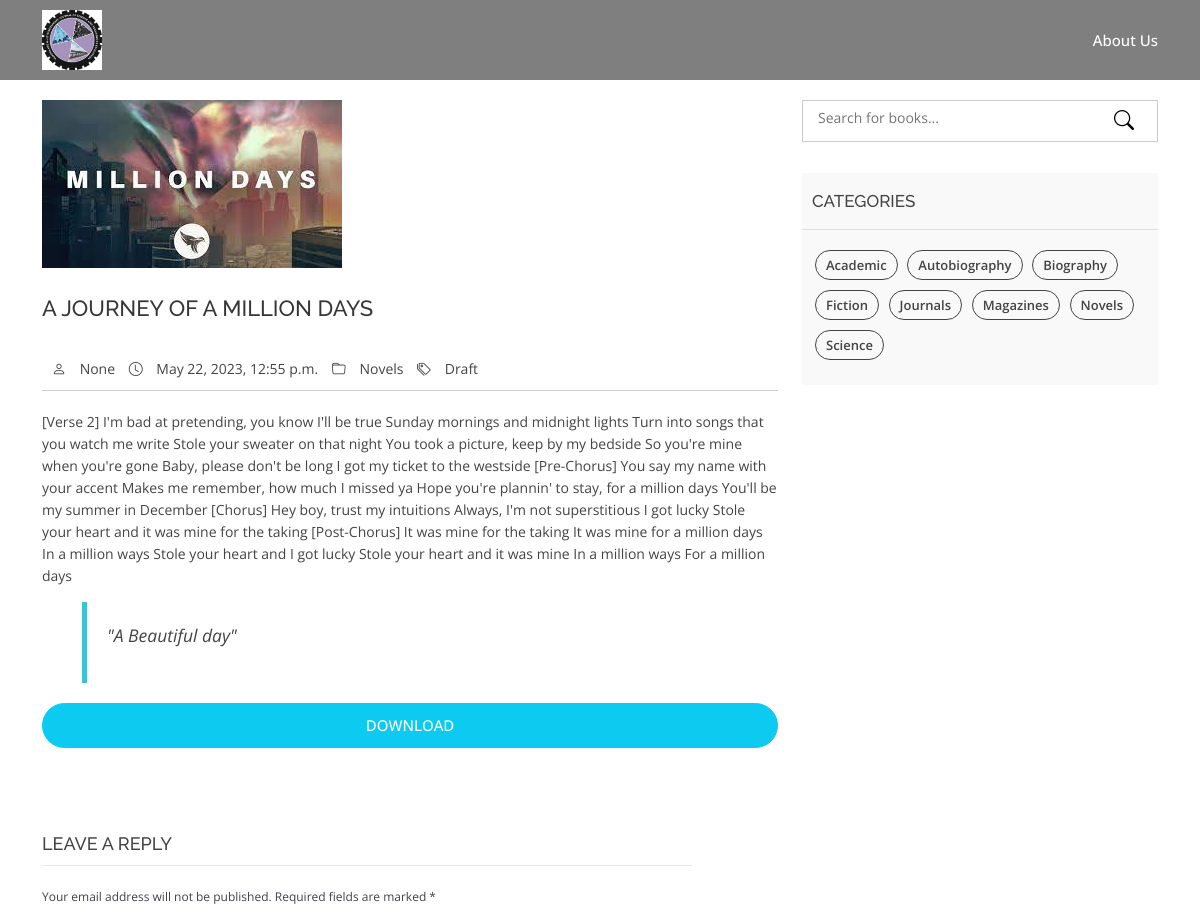
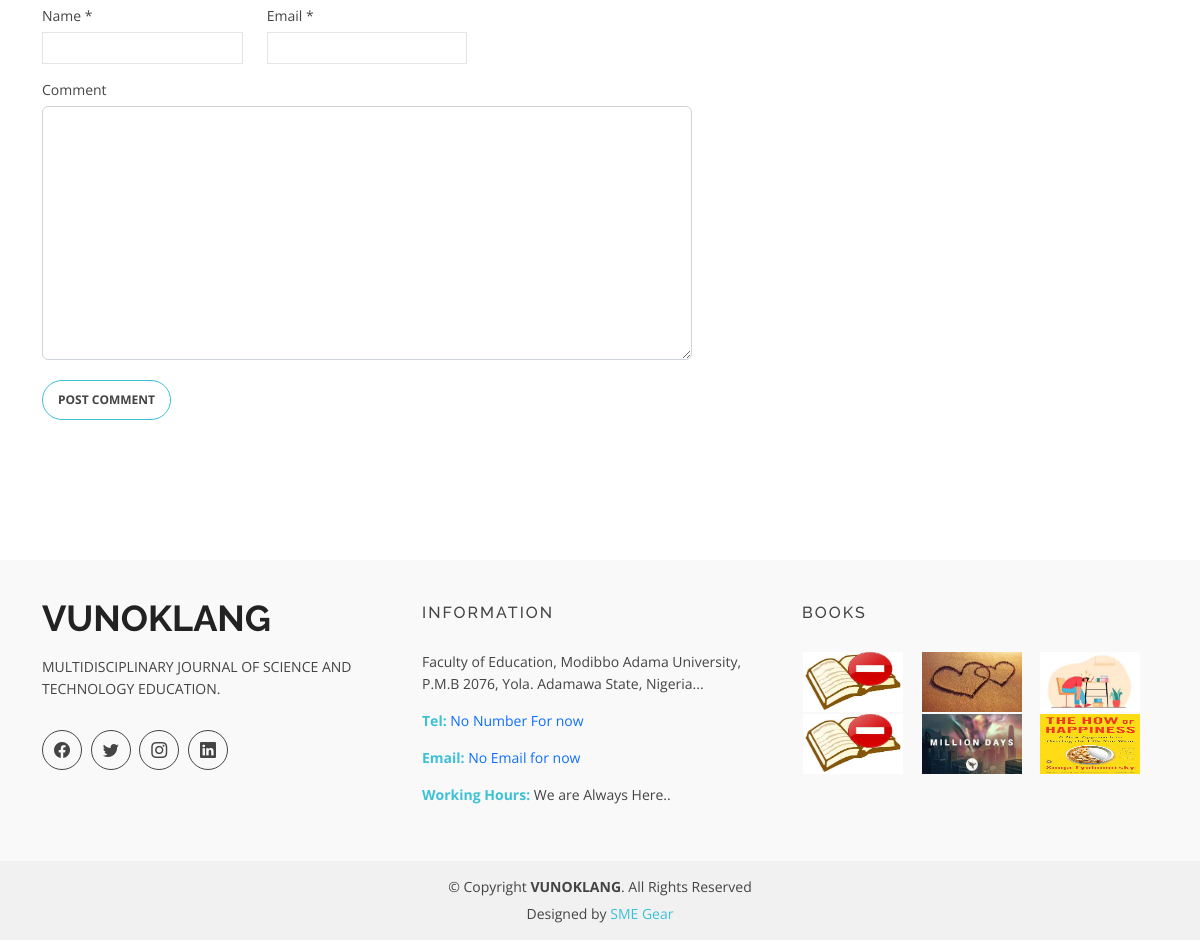
The app's page /book-details/a-journey-of-a-million-days, older data (2 pictures, top to bottom).
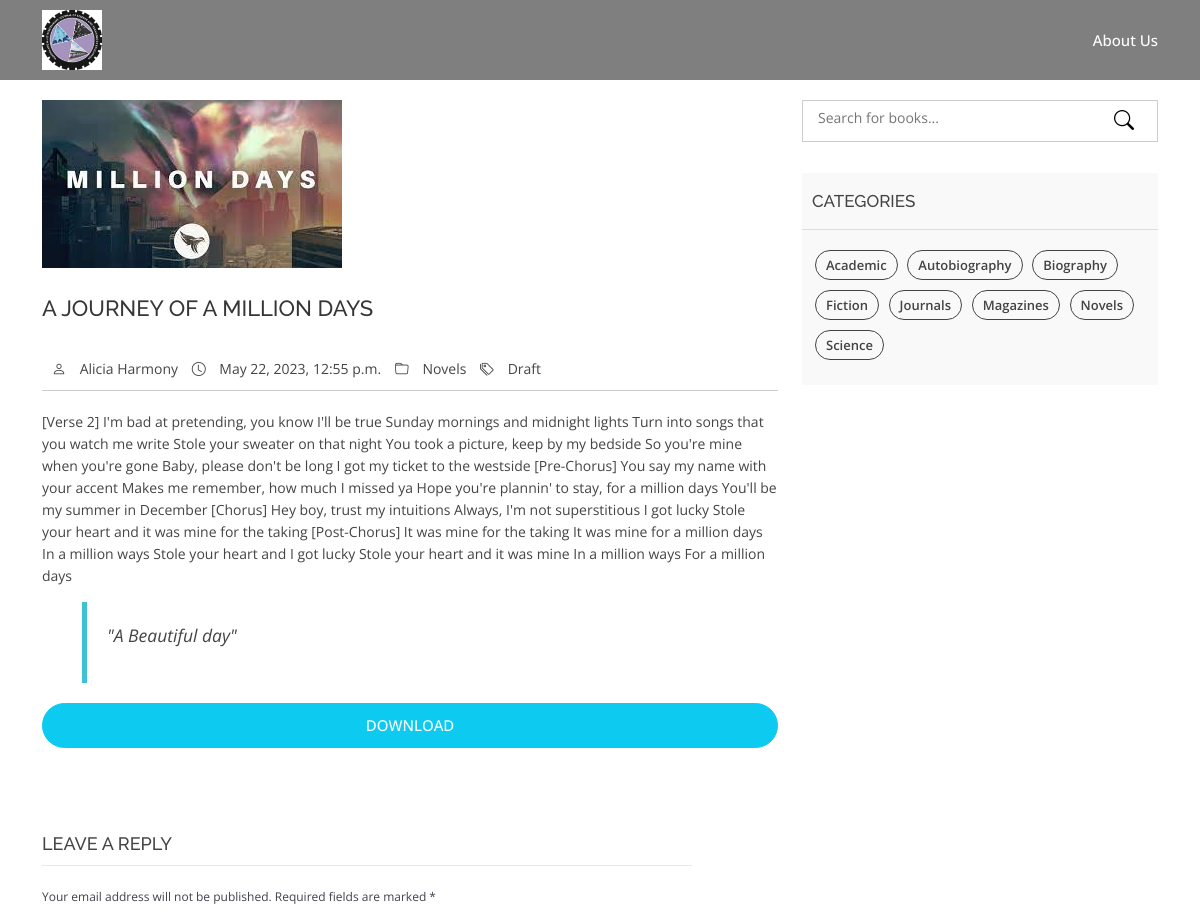
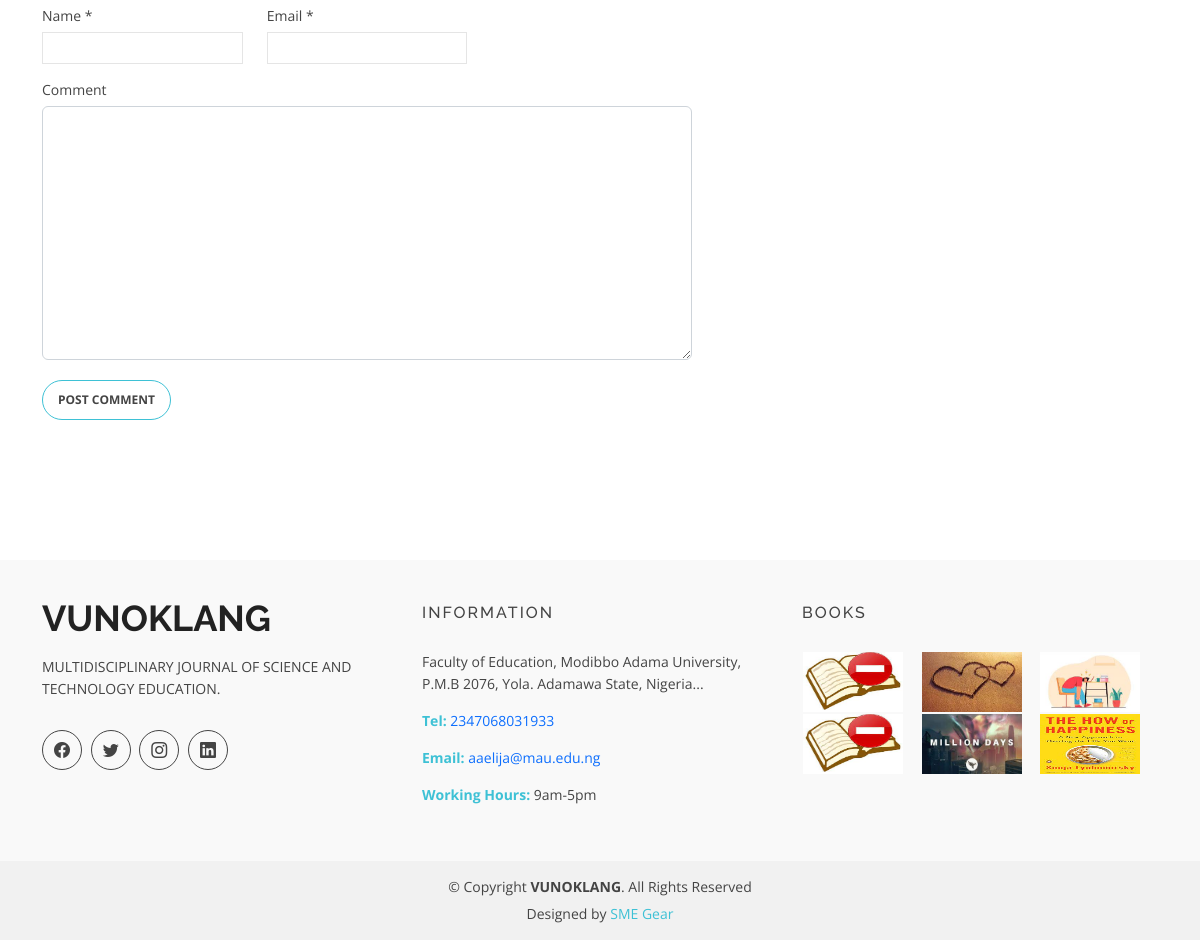
The same page, newer data (2 pictures, top to bottom).
### academic_journals_app/models.py (models this page shows, shortened)
class BookDetailPost(models.Model):
    title = models.CharField(max_length=200, unique=True, help_text="The name of your book") #Title of the Article
    slug = models.SlugField(max_length=200, unique=True,help_text="Don't Edit, It Populates itself", null=True, blank=True) #Unique identifier for the article
    author = models.CharField( max_length=250,null=True, blank=True) #Author of the Article
    description = models.TextField(help_text="A short description of your book") #Short Description of the article
    quote = models.CharField(max_length=300, null=True, blank=True)
    category = models.ForeignKey(Category, related_name='category', on_delete=models.SET_NULL,null=True, blank=True, help_text="Choose the ctegory your book fall in.") #Category of the article
    keywords = models.CharField(max_length=250, help_text="Choose keywords to locate your book easier", null=True, blank=True) #Keywords to be used in SEO
    cover = models.ImageField(upload_to='book_covers/', null=True, blank=True) #Cover Image of the article
    book = models.FileField(upload_to='books/',null=True, help_text='Upload your book here')# The book
    created_on = models.DateTimeField(auto_now_add=True) #Date of creation
    updated_on = models.DateTimeField(auto_now=True) #Date of updation
    status = models.CharField(choices=STATUS, max_length=200, default="Published") #Status of the Article either Draft or Published
    def get_absolute_url(self):
        return reverse("book_detail", args=[str(self.slug)])

class Owner_Details(models.Model):
    meta_author = models.CharField(max_length=200, null=True,blank=True, help_text="Seo author name")
    meta_description = models.CharField(max_length=200, null=True,blank=True, help_text="Seo description")
    meta_keywords = models.TextField(null=True,blank=True, help_text="Seo keywords" )
    title=models.CharField(max_length=200, null=True, blank=True, default="My site", help_text="Name of your site")
    favicon = models.ImageField(null=True, blank=True, help_text="image that appears on your url")
    logo = models.ImageField(null=True, blank=True, help_text="Logo that appears on your site")
    site_description = models.CharField(max_length=300, null=True, blank=True, help_text="A logo alternative in written form")
    footer_title = models.CharField(max_length=300, null=True, blank=True, help_text="Your footer title")
    footer_description = models.CharField(max_length=300, null=True, blank=True, help_text="Your footer description")
    facebook= models.URLField(null=True, blank=True, help_text="Facebook url")
    Twitter= models.URLField(null=True, blank=True, help_text="Twitter url")
    Instagram= models.URLField(null=True, blank=True, help_text="Instagram url")
    linkedIn= models.URLField(null=True, blank=True, help_text="Linkedin url")
    Address = models.CharField(max_length=1000, null=True, blank=True, help_text="Your Address")
    Tel = models.IntegerField(null=True, blank=True,help_text="Your phone number")
    Email = models.EmailField(null=True, blank=True,help_text="Your Email Address")
    Working_hours = models.CharField(max_length=300, null=True, blank=True, help_text="Your specific working hours")
    class Meta:
        verbose_name = "Owner_Detail"
        verbose_name_plural = "Owner_Details"

class Category(models.Model): #Category for the Article
    title = models.CharField(max_length=200) #Title of the Category
    created_on = models.DateTimeField(auto_now_add=True) #Date of creation
    class Meta:
        verbose_name = "Category"
        verbose_name_plural = "Categories"
        ordering = ['title']
    def __str__(self):
        return self.title

### academic_journals_app/views.py (the view, shortened to what this page needs)
# urls.py: path('book-details/<slug:slug>', BookDetail.as_view(), name="book_detail"),
class BookDetail(DetailView):
    model = BookDetailPost
    template_name= "book-details.html"
    def get_context_data(self, *args, **kwargs):
         query, owner = latest_uploads()
         category = Category.objects.all()
         comment_form = CommentForm()
         unique_comment = Comment.objects.filter(comment=self.get_object()).order_by('-date_created')
         context= super(BookDetail, self).get_context_data(*args,**kwargs)
         context["category"] = category
         context["comment_form" ] = comment_form
         context["new_query"] = query
         context["unique_comment"] = unique_comment
         context["owner"]= owner
         return context

### academic_journals_app/forms.py
class CommentForm(forms.ModelForm):
    class Meta:
        model = Comment
        fields = ('name','email', 'description')
        widgets = {
            'name': forms.TextInput(attrs={'class': 'form-control'}),
            'email': forms.TextInput(attrs={'class': 'form-control'}),
            'description': forms.Textarea(attrs={'class': 'form-control'})
        }

### academic_journals_app/utils.py (called while the page is built)
def latest_uploads():
    try:
        queryset2=BookDetailPost.objects.all().order_by('-created_on')[:6]
    except:
        queryset2 = BookDetailPost.objects.all()
    try:
        owner = Owner_Details.objects.get()
    except:
        owner = Owner_Details.objects.all()
    return queryset2, owner

### templates/book-details.html (shortened to what the changed rows need)
{% extends 'main.html' %}
{% load static %}
{% block content %}
    <main id="main">
        <div class="blog-page area-padding">
            <div class="container">
                <div class="row new_row">
                    <div class="col-md-8 col-sm-8 col-xs-12">
                        <div class="row">
                            <div class="col-md-12 col-sm-12 col-xs-12">
                                <article class="blog-post-wrapper">
                                    <div class="post-thumbnail">
                                        {% if object.cover %}
                                        <img src="{{object.cover.url}}" alt="{{object.title}}" />
                                        {% else %}
                                        <img src="{% static 'img/background/empty.jfif' %}" alt="No image here">
                                        {% endif %}
                                    </div>
                                    <div class="post-information">
                                        <h2>{{object.title}}</h2>
                                        <div class="entry-meta">
                                            <span class="author-meta"><i class="bi bi-person"></i> <a href="#">{{object.author}}</a></span>
                                            <span><i class="bi bi-clock"></i> {{object.created_on}}</span>
                                            <span class="tag-meta">
                                        <i class="bi bi-folder"></i>
                                        {% if object.category %}
                                        <a href="{% url 'category_id' object.category.id %}">{{object.category}}</a>
                                        {% endif %}
                                    </span>
                                                            <span>
                                        <i class="bi bi-tags"></i>
                                        <a href="#">{{object.status}}</a>
                                    </span>
                            </div>
                                        <div class="entry-content">
                                            <p>{{object.description}}</p>
                                            <blockquote>
                                                {% if object.quote %}
                                                <p>{{object.quote}}</p>
                                                {% else %}
                                                <p>An Amazing Book..</p>
                                                {% endif %}
                                            </blockquote>
                                    </div>
                                    <div class="row" >
                                        <span>
                                        </span>
                                    </div>
                                </article>
                            </div>
                        </div>
                    </div>
                </div>
            </div>
        </div>
    </main>
    {% endblock %}

### templates/main.html (shortened to what the changed rows need)
<!DOCTYPE html>
{% load static %}
<html lang="en">
<head>
    <link href="{% static 'vendor/animate.css/animate.min.css' %}" rel="stylesheet">
    <link href="{% static 'vendor/bootstrap/css/bootstrap.min.css' %}" rel="stylesheet">
    <link href="{% static 'vendor/bootstrap-icons/bootstrap-icons.css' %}" rel="stylesheet">
    <link href="{% static 'vendor/glightbox/css/glightbox.min.css' %}" rel="stylesheet">
    <link href="{% static 'vendor/swiper/swiper-bundle.min.css' %}" rel="stylesheet">
    <link href="{% static 'css/style.css'%}" rel="stylesheet">
</head>
<body>
    <header id="header" class="fixed-top d-flex align-items-center">
        <div class="container d-flex justify-content-between">
            <div class="logo d-flex">
                {% if  owner.site_description%}
                <h1><a href="{%url 'home'%}"><span></span>{{owner.site_description}}</a></h1>
                {% else%}
                <a href="{%url 'home'%}"><img src="{{owner.logo.url}}" alt="{{owner.title}}" class="img-fluid"></a>
                {% endif %}
            </div>
        </div>
    </header>
    {% block content %}
    {% endblock %}
    <footer>
        <div class="footer-area">
            <div class="container">
                <div class="row">
                    <div class="col-md-4">
                        <div class="footer-content">
                            <div class="footer-head">
                                <div class="footer-logo">
                                    <h2>{{owner.footer_title}} </h2>
                                </div>
                                <p>{{owner.footer_description}}.</p>
                                <div class="footer-icons">
                                    <ul>
                                    </ul>
                                </div>
                            </div>
                        </div>
                    </div>
                    <div class="col-md-4">
                        <div class="footer-content">
                            <div class="footer-head">
                                <h4>information</h4>
                                <p>
                                   {{owner.Address}}..
                                </p>
                                <div class="footer-contacts">
                                    {% if owner.Tel %}
                                    <p><span>Tel:</span><a href="tel:{{owner.Tel}}"> {{owner.Tel}}</a> </p>
                                    {% else %}
                                    <p><span>Tel:</span><a href="#"> No Number For now</a> </p>
                                    {% endif %}
                                    {% if owner.Email %}
                                    <p><span>Email:</span><a href="mailto:{{owner.Email}}"> {{owner.Email}}</a> </p>
                                    {% else %}
                                    <p><span>Email:</span><a href="#"> No Email for now</a> </p>
                                    {% endif %}
                                    {% if  owner.Working_hours%}
                                    <p><span>Working Hours:</span> {{owner.Working_hours}}</p>
                                    {% else %}
                                    <p><span>Working Hours:</span> We are Always Here..</p>
                                    {% endif %}
                                </div>
                            </div>
                        </div>
                    </div>
                    <div class="col-md-4">
                        <div class="footer-content">
                            <div class="footer-head">
                                <div class="flicker-img">
                                    {% for image in new_query %}
                                    {% if image.cover %}
                                    <a href="{{image.get_absolute_url}}"><img src="{{image.cover.url}}" alt="{{image.title}}" title="{{image.title}}" style="width: 100px; height: 60px;"></a>
                                    {% else %}
                                    <a href="{{image.get_absolute_url}}"><img src="{% static 'img/background/empty.jfif' %}" alt="No image here" title="{{image.title}}" style="width: 100px; height: 60px;"></a>
                                    {% endif %}
                                    {% endfor %}
                                </div>
                            </div>
                        </div>
                    </div>
                </div>
            </div>
        </div>
        <div class="footer-area-bottom">
            <div class="container">
                <div class="row">
                    <div class="col-md-12 col-sm-12 col-xs-12">
                        <div class="copyright text-center">
                            <p>
                                &copy; Copyright <strong>{{owner.title}}</strong>. All Rights Reserved
                            </p>
                        </div>
                    </div>
                </div>
            </div>
        </div>
    </footer>
</body>
</html>

Row changes from the older to the newer data that the page shows:
changed Owner_Details "VUNOKLANG": Tel (not shown) → "2347068031933"; Email (not shown) → "aaelija@mau.edu.ng"; Working_hours (not shown) → "9am-5pm"
changed BookDetailPost "A JOURNEY OF A MILLION DAYS": author "None" → "Alicia Harmony"
Text that changed along with them:
text no longer shown: "No Number For now No Email for now We are Always Here.."
